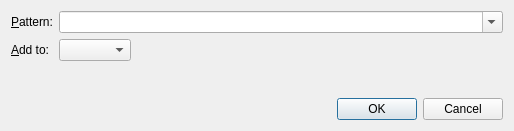
<?xml version="1.0" encoding="UTF-8"?>
<ui version="4.0">
 <class>IgnorePatternDialog</class>
 <widget class="QDialog" name="IgnorePatternDialog">
  <property name="geometry">
   <rect>
    <x>0</x>
    <y>0</y>
    <width>514</width>
    <height>131</height>
   </rect>
  </property>
  <property name="windowTitle">
   <string>Ignore file name pattern</string>
  </property>
  <layout class="QFormLayout" name="formLayout">
   <property name="fieldGrowthPolicy">
    <enum>QFormLayout::FieldGrowthPolicy::ExpandingFieldsGrow</enum>
   </property>
   <item row="0" column="0">
    <widget class="QLabel" name="label">
     <property name="text">
      <string>&amp;Pattern:</string>
     </property>
     <property name="buddy">
      <cstring>patternEdit</cstring>
     </property>
    </widget>
   </item>
   <item row="1" column="0">
    <widget class="QLabel" name="label_2">
     <property name="text">
      <string>&amp;Add to:</string>
     </property>
     <property name="buddy">
      <cstring>fileEdit</cstring>
     </property>
    </widget>
   </item>
   <item row="2" column="1">
    <spacer name="verticalSpacer">
     <property name="orientation">
      <enum>Qt::Orientation::Vertical</enum>
     </property>
     <property name="sizeHint" stdset="0">
      <size>
       <width>20</width>
       <height>40</height>
      </size>
     </property>
    </spacer>
   </item>
   <item row="3" column="0" colspan="2">
    <widget class="QDialogButtonBox" name="buttonBox">
     <property name="orientation">
      <enum>Qt::Orientation::Horizontal</enum>
     </property>
     <property name="standardButtons">
      <set>QDialogButtonBox::StandardButton::Cancel|QDialogButtonBox::StandardButton::Ok</set>
     </property>
    </widget>
   </item>
   <item row="1" column="1">
    <widget class="QComboBoxWithPreview" name="fileEdit"/>
   </item>
   <item row="0" column="1">
    <widget class="QComboBoxWithPreview" name="patternEdit">
     <property name="sizePolicy">
      <sizepolicy hsizetype="MinimumExpanding" vsizetype="Fixed">
       <horstretch>0</horstretch>
       <verstretch>0</verstretch>
      </sizepolicy>
     </property>
     <property name="editable">
      <bool>true</bool>
     </property>
    </widget>
   </item>
  </layout>
 </widget>
 <customwidgets>
  <customwidget>
   <class>QComboBoxWithPreview</class>
   <extends>QComboBox</extends>
   <header location="global">gitfourchette.toolbox.qcomboboxwithpreview</header>
  </customwidget>
 </customwidgets>
 <tabstops>
  <tabstop>patternEdit</tabstop>
  <tabstop>fileEdit</tabstop>
 </tabstops>
 <resources/>
 <connections>
  <connection>
   <sender>buttonBox</sender>
   <signal>accepted()</signal>
   <receiver>IgnorePatternDialog</receiver>
   <slot>accept()</slot>
   <hints>
    <hint type="sourcelabel">
     <x>260</x>
     <y>295</y>
    </hint>
    <hint type="destinationlabel">
     <x>157</x>
     <y>274</y>
    </hint>
   </hints>
  </connection>
  <connection>
   <sender>buttonBox</sender>
   <signal>rejected()</signal>
   <receiver>IgnorePatternDialog</receiver>
   <slot>reject()</slot>
   <hints>
    <hint type="sourcelabel">
     <x>328</x>
     <y>295</y>
    </hint>
    <hint type="destinationlabel">
     <x>286</x>
     <y>274</y>
    </hint>
   </hints>
  </connection>
 </connections>
</ui>
